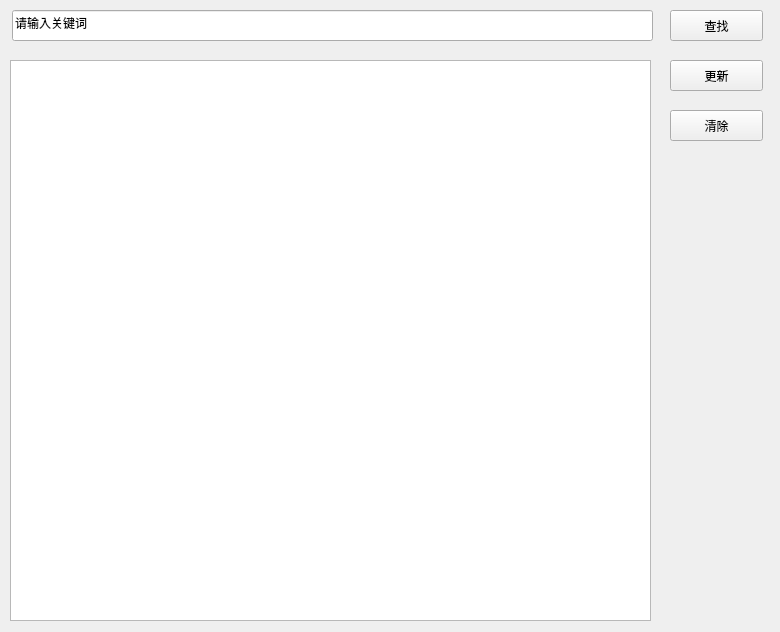
<?xml version="1.0" encoding="UTF-8"?>
<ui version="4.0">
 <class>MainWindow</class>
 <widget class="QMainWindow" name="MainWindow">
  <property name="geometry">
   <rect>
    <x>0</x>
    <y>0</y>
    <width>780</width>
    <height>632</height>
   </rect>
  </property>
  <property name="windowTitle">
   <string>测试窗口_1</string>
  </property>
  <widget class="QWidget" name="centralwidget">
   <widget class="QPlainTextEdit" name="plainTextEdit_text1">
    <property name="geometry">
     <rect>
      <x>10</x>
      <y>60</y>
      <width>641</width>
      <height>561</height>
     </rect>
    </property>
   </widget>
   <widget class="QPushButton" name="pushButton_search">
    <property name="geometry">
     <rect>
      <x>670</x>
      <y>10</y>
      <width>93</width>
      <height>31</height>
     </rect>
    </property>
    <property name="text">
     <string>查找</string>
    </property>
   </widget>
   <widget class="QLineEdit" name="lineEdit_input">
    <property name="geometry">
     <rect>
      <x>12</x>
      <y>10</y>
      <width>641</width>
      <height>31</height>
     </rect>
    </property>
    <property name="text">
     <string>请输入关键词</string>
    </property>
   </widget>
   <widget class="QPushButton" name="pushButton_update">
    <property name="geometry">
     <rect>
      <x>670</x>
      <y>60</y>
      <width>93</width>
      <height>31</height>
     </rect>
    </property>
    <property name="text">
     <string>更新</string>
    </property>
   </widget>
   <widget class="QPushButton" name="pushButton_delete">
    <property name="geometry">
     <rect>
      <x>670</x>
      <y>110</y>
      <width>93</width>
      <height>31</height>
     </rect>
    </property>
    <property name="text">
     <string>清除</string>
    </property>
   </widget>
  </widget>
 </widget>
 <resources/>
 <connections/>
</ui>
